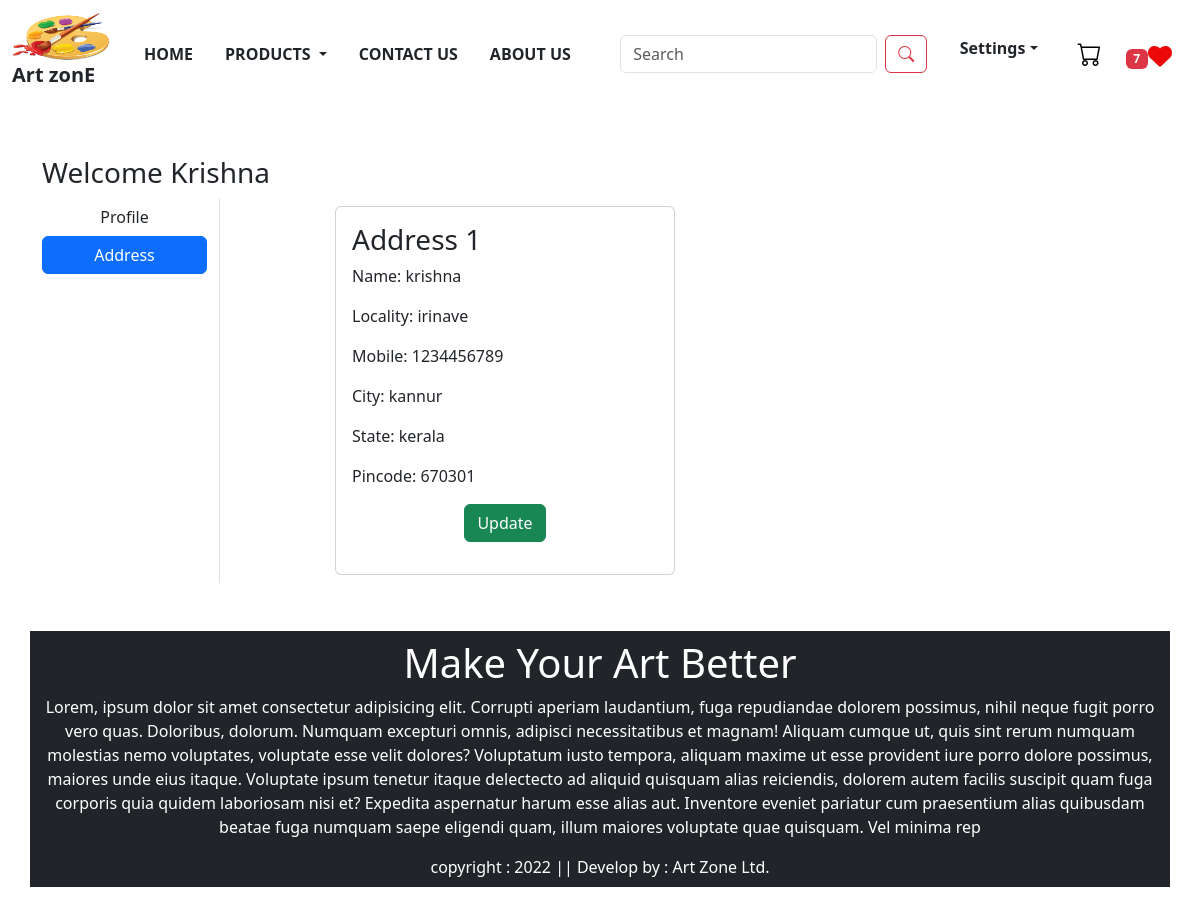
The page /address/ (signed in) on the database its author committed.
### myapp/models.py (models this page shows, shortened)
class Customer(models.Model):
    user = models.ForeignKey(User,on_delete=models.CASCADE)
    name = models.CharField( max_length=200)
    locality = models.CharField(max_length=200)
    city = models.CharField(max_length=50)
    mobile = models.IntegerField(default=0)
    pincode = models.IntegerField()
    state = models.CharField(choices=STATE_CHOICES,max_length=100)

### myapp/views.py (the view)
# urls.py: path("address/", views.address,name='address'),
def address(request):
    add = Customer.objects.filter(user=request.user)
    totalitem = 0
    wishlist = 0
    if request.user.is_authenticated:
        totalitem = len(Cart.objects.filter(user=request.user))
        wishitem = len(Wishlist.objects.filter(user=request.user))
    return render(request, 'app/address.html',locals())

### myapp/templates/app/address.html (shortened to what this page needs)
{% extends 'app/base.html' %}
{% load static %}
{% block main-content %}
<div class="container my-5">
    <div class="row">
        <h3>Welcome <span class="text-capitalize">{{request.user}}</span></h3>
    <div class="col-sm-2 border-end">
        <ul class="list-unstyled">
            <li class="d-grid"><a href="{% url 'profile' %}" class="btn ">Profile</a></li>
            <li class="d-grid"><a href="{% url 'address' %}" class="btn btn-primary">Address</a></li>
        </ul>
    </div>
    <div class="col-sm-8  offset-sm-1 ">
        <div class="row">
            {% for ad in add %}
            <div class="col-sm-6">
                <div class="card m-2">
                <div class="card-body">
                    <h3>Address {{forloop.counter}} </h3>
                    <p>Name: {{ad.name}}</p>
                    <p>Locality: {{ad.locality}}</p>
                    <p>Mobile: {{ad.mobile}}</p>
                    <p>City: {{ad.city}}</p>
                    <p>State: {{ad.state}}</p>
                    <p>Pincode: {{ad.pincode}}</p>
                    <p class="text-center"><a href="{% url 'updateAddress' pk=ad.id %}"
                    type="button" class="btn btn-success">Update</a></p>
                </div>
                </div>
            </div>
            {% endfor %}
        </div>
    </div>
{% endblock main-content %}

### myapp/templates/app/base.html (style rules this page uses)
html { scroll-behavior: smooth; }

### rows shown on the page
Customer: name "krishna", locality "irinave", mobile "1234456789", city "kannur", state "kerala", pincode "670301"

### other values the page prints
{{ wishitem }} "7"
{{ request.user }} "Krishna"
